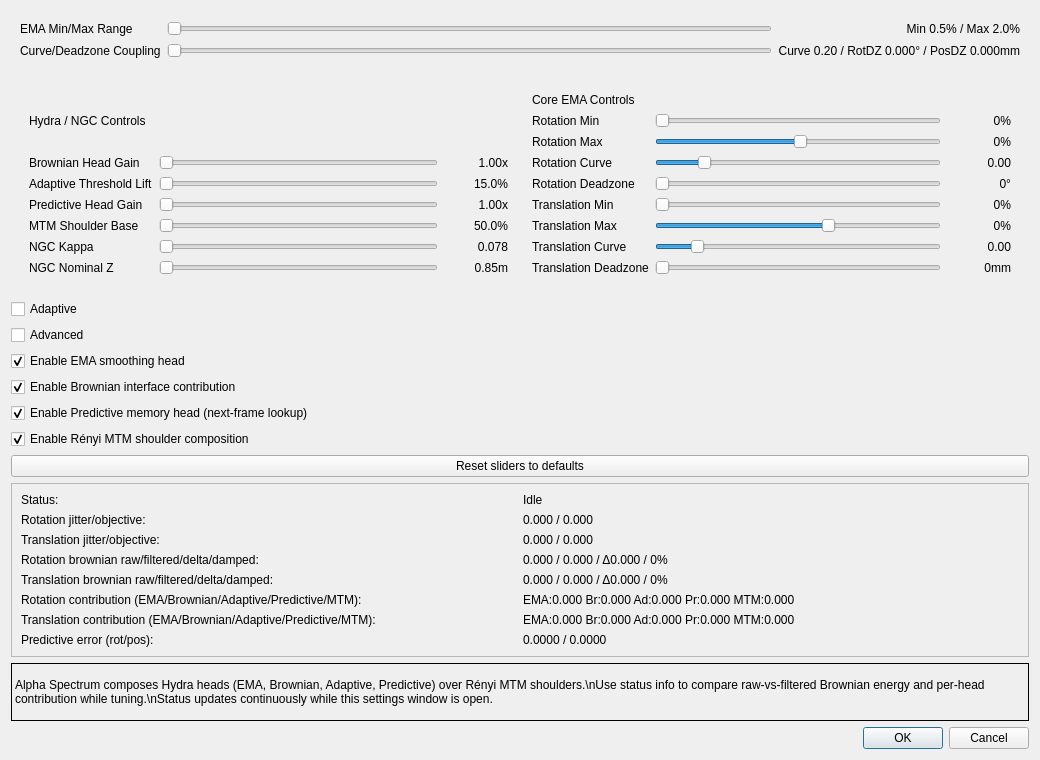
<?xml version="1.0" encoding="UTF-8"?>
<ui version="4.0">
 <class>UICdialog_alpha_spectrum</class>
 <widget class="QWidget" name="UICdialog_alpha_spectrum">
  <property name="windowModality">
   <enum>Qt::NonModal</enum>
  </property>
  <property name="geometry">
   <rect>
    <x>0</x>
    <y>0</y>
    <width>1040</width>
    <height>760</height>
   </rect>
  </property>
  <property name="sizePolicy">
   <sizepolicy hsizetype="Fixed" vsizetype="Fixed">
    <horstretch>0</horstretch>
    <verstretch>0</verstretch>
   </sizepolicy>
  </property>
  <property name="windowTitle">
   <string>Alpha Spectrum filter settings</string>
  </property>
  <property name="windowIcon">
   <iconset resource="../gui/opentrack-res.qrc">
    <normaloff>:/images/filter-16.png</normaloff>:/images/filter-16.png</iconset>
  </property>
  <layout class="QVBoxLayout" name="verticalLayout">
  <item>
   <widget class="QFrame" name="simple_controls_frame">
    <layout class="QGridLayout" name="simple_controls_layout">
     <item row="0" column="0">
      <widget class="QLabel" name="simple_alpha_text">
       <property name="text">
        <string>EMA Min/Max Range</string>
       </property>
      </widget>
     </item>
     <item row="0" column="1">
      <widget class="QSlider" name="simple_alpha_slider">
       <property name="maximum">
        <number>10000</number>
       </property>
       <property name="singleStep">
        <number>10</number>
       </property>
       <property name="pageStep">
        <number>100</number>
       </property>
       <property name="orientation">
        <enum>Qt::Horizontal</enum>
       </property>
      </widget>
     </item>
     <item row="0" column="2">
      <widget class="QLabel" name="simple_alpha_label">
       <property name="minimumSize">
        <size>
         <width>200</width>
         <height>0</height>
        </size>
       </property>
       <property name="alignment">
        <set>Qt::AlignRight|Qt::AlignVCenter</set>
       </property>
       <property name="text">
        <string>Min 0.5% / Max 2.0%</string>
       </property>
      </widget>
     </item>
     <item row="1" column="0">
      <widget class="QLabel" name="simple_shape_text">
       <property name="text">
        <string>Curve/Deadzone Coupling</string>
       </property>
      </widget>
     </item>
     <item row="1" column="1">
      <widget class="QSlider" name="simple_shape_slider">
       <property name="maximum">
        <number>10000</number>
       </property>
       <property name="singleStep">
        <number>10</number>
       </property>
       <property name="pageStep">
        <number>100</number>
       </property>
       <property name="orientation">
        <enum>Qt::Horizontal</enum>
       </property>
      </widget>
     </item>
     <item row="1" column="2">
      <widget class="QLabel" name="simple_shape_label">
       <property name="minimumSize">
        <size>
         <width>200</width>
         <height>0</height>
        </size>
       </property>
       <property name="alignment">
        <set>Qt::AlignRight|Qt::AlignVCenter</set>
       </property>
       <property name="text">
        <string>Curve 0.20 / RotDZ 0.000° / PosDZ 0.000mm</string>
       </property>
      </widget>
     </item>
    </layout>
   </widget>
  </item>
  <item>
   <widget class="QFrame" name="controls_frame">
    <layout class="QHBoxLayout" name="controls_layout">
    <item>
     <widget class="QFrame" name="advanced_heads_frame">
      <layout class="QGridLayout" name="advanced_heads_layout">
      <item row="0" column="0" colspan="3">
       <widget class="QLabel" name="advanced_column_title">
        <property name="text">
        <string>Hydra / NGC Controls</string>
        </property>
       </widget>
      </item>
      <item row="1" column="0"><widget class="QLabel" name="brownian_gain_text"><property name="text"><string>Brownian Head Gain</string></property></widget></item>
      <item row="1" column="1"><widget class="QSlider" name="brownian_gain_slider"><property name="maximum"><number>20000</number></property><property name="singleStep"><number>20</number></property><property name="pageStep"><number>200</number></property><property name="orientation"><enum>Qt::Horizontal</enum></property></widget></item>
      <item row="1" column="2"><widget class="QLabel" name="brownian_gain_label"><property name="minimumSize"><size><width>64</width><height>0</height></size></property><property name="text"><string>1.00x</string></property><property name="alignment"><set>Qt::AlignRight|Qt::AlignVCenter</set></property></widget></item>
      <item row="2" column="0"><widget class="QLabel" name="adaptive_threshold_text"><property name="text"><string>Adaptive Threshold Lift</string></property></widget></item>
      <item row="2" column="1"><widget class="QSlider" name="adaptive_threshold_slider"><property name="maximum"><number>6000</number></property><property name="singleStep"><number>10</number></property><property name="pageStep"><number>100</number></property><property name="orientation"><enum>Qt::Horizontal</enum></property></widget></item>
      <item row="2" column="2"><widget class="QLabel" name="adaptive_threshold_label"><property name="minimumSize"><size><width>64</width><height>0</height></size></property><property name="text"><string>15.0%</string></property><property name="alignment"><set>Qt::AlignRight|Qt::AlignVCenter</set></property></widget></item>
      <item row="3" column="0"><widget class="QLabel" name="predictive_gain_text"><property name="text"><string>Predictive Head Gain</string></property></widget></item>
      <item row="3" column="1"><widget class="QSlider" name="predictive_gain_slider"><property name="maximum"><number>20000</number></property><property name="singleStep"><number>20</number></property><property name="pageStep"><number>200</number></property><property name="orientation"><enum>Qt::Horizontal</enum></property></widget></item>
      <item row="3" column="2"><widget class="QLabel" name="predictive_gain_label"><property name="minimumSize"><size><width>64</width><height>0</height></size></property><property name="text"><string>1.00x</string></property><property name="alignment"><set>Qt::AlignRight|Qt::AlignVCenter</set></property></widget></item>
      <item row="4" column="0"><widget class="QLabel" name="mtm_shoulder_text"><property name="text"><string>MTM Shoulder Base</string></property></widget></item>
      <item row="4" column="1"><widget class="QSlider" name="mtm_shoulder_slider"><property name="maximum"><number>10000</number></property><property name="singleStep"><number>10</number></property><property name="pageStep"><number>100</number></property><property name="orientation"><enum>Qt::Horizontal</enum></property></widget></item>
      <item row="4" column="2"><widget class="QLabel" name="mtm_shoulder_label"><property name="minimumSize"><size><width>64</width><height>0</height></size></property><property name="text"><string>50.0%</string></property><property name="alignment"><set>Qt::AlignRight|Qt::AlignVCenter</set></property></widget></item>
      <item row="5" column="0"><widget class="QLabel" name="ngc_kappa_text"><property name="text"><string>NGC Kappa</string></property></widget></item>
      <item row="5" column="1"><widget class="QSlider" name="ngc_kappa_slider"><property name="maximum"><number>3000</number></property><property name="singleStep"><number>5</number></property><property name="pageStep"><number>50</number></property><property name="orientation"><enum>Qt::Horizontal</enum></property></widget></item>
      <item row="5" column="2"><widget class="QLabel" name="ngc_kappa_label"><property name="minimumSize"><size><width>64</width><height>0</height></size></property><property name="text"><string>0.078</string></property><property name="alignment"><set>Qt::AlignRight|Qt::AlignVCenter</set></property></widget></item>
      <item row="6" column="0"><widget class="QLabel" name="ngc_nominal_z_text"><property name="text"><string>NGC Nominal Z</string></property></widget></item>
      <item row="6" column="1"><widget class="QSlider" name="ngc_nominal_z_slider"><property name="maximum"><number>17000</number></property><property name="singleStep"><number>20</number></property><property name="pageStep"><number>200</number></property><property name="orientation"><enum>Qt::Horizontal</enum></property></widget></item>
      <item row="6" column="2"><widget class="QLabel" name="ngc_nominal_z_label"><property name="minimumSize"><size><width>64</width><height>0</height></size></property><property name="text"><string>0.85m</string></property><property name="alignment"><set>Qt::AlignRight|Qt::AlignVCenter</set></property></widget></item>
      </layout>
     </widget>
    </item>
    <item>
     <widget class="QFrame" name="frame">
      <layout class="QGridLayout" name="gridLayout">
      <item row="0" column="0" colspan="3"><widget class="QLabel" name="core_column_title"><property name="text"><string>Core EMA Controls</string></property></widget></item>
      <item row="1" column="0"><widget class="QLabel" name="rot_min_text"><property name="text"><string>Rotation Min</string></property></widget></item>
      <item row="1" column="1"><widget class="QSlider" name="rot_min_slider"><property name="maximum"><number>3950</number></property><property name="singleStep"><number>10</number></property><property name="pageStep"><number>100</number></property><property name="orientation"><enum>Qt::Horizontal</enum></property></widget></item>
      <item row="1" column="2"><widget class="QLabel" name="rot_min_label"><property name="minimumSize"><size><width>64</width><height>0</height></size></property><property name="text"><string>0%</string></property><property name="alignment"><set>Qt::AlignRight|Qt::AlignVCenter</set></property></widget></item>
      <item row="2" column="0"><widget class="QLabel" name="rot_max_text"><property name="text"><string>Rotation Max</string></property></widget></item>
      <item row="2" column="1"><widget class="QSlider" name="rot_max_slider"><property name="maximum"><number>9800</number></property><property name="singleStep"><number>10</number></property><property name="pageStep"><number>100</number></property><property name="value"><number>5000</number></property><property name="orientation"><enum>Qt::Horizontal</enum></property></widget></item>
      <item row="2" column="2"><widget class="QLabel" name="rot_max_label"><property name="minimumSize"><size><width>64</width><height>0</height></size></property><property name="text"><string>0%</string></property><property name="alignment"><set>Qt::AlignRight|Qt::AlignVCenter</set></property></widget></item>
      <item row="3" column="0"><widget class="QLabel" name="rot_curve_text"><property name="text"><string>Rotation Curve</string></property></widget></item>
      <item row="3" column="1"><widget class="QSlider" name="rot_curve_slider"><property name="maximum"><number>7800</number></property><property name="singleStep"><number>10</number></property><property name="pageStep"><number>100</number></property><property name="value"><number>1200</number></property><property name="orientation"><enum>Qt::Horizontal</enum></property></widget></item>
      <item row="3" column="2"><widget class="QLabel" name="rot_curve_label"><property name="minimumSize"><size><width>64</width><height>0</height></size></property><property name="text"><string>0.00</string></property><property name="alignment"><set>Qt::AlignRight|Qt::AlignVCenter</set></property></widget></item>
      <item row="4" column="0"><widget class="QLabel" name="rot_deadzone_text"><property name="text"><string>Rotation Deadzone</string></property></widget></item>
      <item row="4" column="1"><widget class="QSlider" name="rot_deadzone_slider"><property name="maximum"><number>3000</number></property><property name="singleStep"><number>10</number></property><property name="pageStep"><number>100</number></property><property name="orientation"><enum>Qt::Horizontal</enum></property></widget></item>
      <item row="4" column="2"><widget class="QLabel" name="rot_deadzone_label"><property name="minimumSize"><size><width>64</width><height>0</height></size></property><property name="text"><string>0°</string></property><property name="alignment"><set>Qt::AlignRight|Qt::AlignVCenter</set></property></widget></item>
      <item row="5" column="0"><widget class="QLabel" name="pos_min_text"><property name="text"><string>Translation Min</string></property></widget></item>
      <item row="5" column="1"><widget class="QSlider" name="pos_min_slider"><property name="maximum"><number>3950</number></property><property name="singleStep"><number>10</number></property><property name="pageStep"><number>100</number></property><property name="orientation"><enum>Qt::Horizontal</enum></property></widget></item>
      <item row="5" column="2"><widget class="QLabel" name="pos_min_label"><property name="minimumSize"><size><width>64</width><height>0</height></size></property><property name="text"><string>0%</string></property><property name="alignment"><set>Qt::AlignRight|Qt::AlignVCenter</set></property></widget></item>
      <item row="6" column="0"><widget class="QLabel" name="pos_max_text"><property name="text"><string>Translation Max</string></property></widget></item>
      <item row="6" column="1"><widget class="QSlider" name="pos_max_slider"><property name="maximum"><number>9800</number></property><property name="singleStep"><number>10</number></property><property name="pageStep"><number>100</number></property><property name="value"><number>6000</number></property><property name="orientation"><enum>Qt::Horizontal</enum></property></widget></item>
      <item row="6" column="2"><widget class="QLabel" name="pos_max_label"><property name="minimumSize"><size><width>64</width><height>0</height></size></property><property name="text"><string>0%</string></property><property name="alignment"><set>Qt::AlignRight|Qt::AlignVCenter</set></property></widget></item>
      <item row="7" column="0"><widget class="QLabel" name="pos_curve_text"><property name="text"><string>Translation Curve</string></property></widget></item>
      <item row="7" column="1"><widget class="QSlider" name="pos_curve_slider"><property name="maximum"><number>7800</number></property><property name="singleStep"><number>10</number></property><property name="pageStep"><number>100</number></property><property name="value"><number>1000</number></property><property name="orientation"><enum>Qt::Horizontal</enum></property></widget></item>
      <item row="7" column="2"><widget class="QLabel" name="pos_curve_label"><property name="minimumSize"><size><width>64</width><height>0</height></size></property><property name="text"><string>0.00</string></property><property name="alignment"><set>Qt::AlignRight|Qt::AlignVCenter</set></property></widget></item>
      <item row="8" column="0"><widget class="QLabel" name="pos_deadzone_text"><property name="text"><string>Translation Deadzone</string></property></widget></item>
      <item row="8" column="1"><widget class="QSlider" name="pos_deadzone_slider"><property name="maximum"><number>20000</number></property><property name="singleStep"><number>20</number></property><property name="pageStep"><number>200</number></property><property name="orientation"><enum>Qt::Horizontal</enum></property></widget></item>
      <item row="8" column="2"><widget class="QLabel" name="pos_deadzone_label"><property name="minimumSize"><size><width>64</width><height>0</height></size></property><property name="text"><string>0mm</string></property><property name="alignment"><set>Qt::AlignRight|Qt::AlignVCenter</set></property></widget></item>
      </layout>
     </widget>
    </item>
    </layout>
   </widget>
  </item>
    <item>
     <widget class="QCheckBox" name="adaptive_mode_check">
      <property name="text">
      <string>Adaptive</string>
      </property>
      <property name="checked">
      <bool>false</bool>
      </property>
     </widget>
    </item>
    <item>
     <widget class="QCheckBox" name="advanced_mode_check">
      <property name="text">
       <string>Advanced</string>
      </property>
      <property name="checked">
       <bool>false</bool>
      </property>
     </widget>
    </item>
    <item>
     <widget class="QCheckBox" name="ema_enabled_check">
      <property name="text">
       <string>Enable EMA smoothing head</string>
      </property>
      <property name="checked">
       <bool>true</bool>
      </property>
     </widget>
    </item>
    <item>
     <widget class="QCheckBox" name="brownian_enabled_check">
      <property name="text">
       <string>Enable Brownian interface contribution</string>
      </property>
      <property name="checked">
       <bool>true</bool>
      </property>
     </widget>
    </item>
    <item>
     <widget class="QCheckBox" name="predictive_enabled_check">
      <property name="text">
       <string>Enable Predictive memory head (next-frame lookup)</string>
      </property>
      <property name="checked">
       <bool>true</bool>
      </property>
     </widget>
    </item>
    <item>
     <widget class="QCheckBox" name="mtm_enabled_check">
      <property name="text">
       <string>Enable Rényi MTM shoulder composition</string>
      </property>
      <property name="checked">
       <bool>true</bool>
      </property>
     </widget>
    </item>
    <item>
     <widget class="QPushButton" name="reset_defaults_button">
      <property name="text">
      <string>Reset sliders to defaults</string>
      </property>
     </widget>
    </item>
    <item>
    <widget class="QFrame" name="status_frame">
      <property name="frameShape">
      <enum>QFrame::StyledPanel</enum>
      </property>
      <layout class="QGridLayout" name="status_layout">
      <item row="0" column="0">
       <widget class="QLabel" name="status_text">
        <property name="text">
        <string>Status:</string>
        </property>
       </widget>
      </item>
      <item row="0" column="1">
       <widget class="QLabel" name="status_value">
        <property name="text">
        <string>Idle</string>
        </property>
       </widget>
      </item>
      <item row="1" column="0">
       <widget class="QLabel" name="info_rot_text">
        <property name="text">
        <string>Rotation jitter/objective:</string>
        </property>
       </widget>
      </item>
      <item row="1" column="1">
       <widget class="QLabel" name="info_rot_value">
        <property name="text">
        <string>0.000 / 0.000</string>
        </property>
       </widget>
      </item>
      <item row="2" column="0">
       <widget class="QLabel" name="info_pos_text">
        <property name="text">
        <string>Translation jitter/objective:</string>
        </property>
       </widget>
      </item>
      <item row="2" column="1">
       <widget class="QLabel" name="info_pos_value">
        <property name="text">
        <string>0.000 / 0.000</string>
        </property>
       </widget>
      </item>
      <item row="3" column="0">
       <widget class="QLabel" name="info_rot_brownian_text">
        <property name="text">
        <string>Rotation brownian raw/filtered/delta/damped:</string>
        </property>
       </widget>
      </item>
      <item row="3" column="1">
       <widget class="QLabel" name="info_rot_brownian_value">
        <property name="text">
        <string>0.000 / 0.000 / Δ0.000 / 0%</string>
        </property>
       </widget>
      </item>
      <item row="4" column="0">
       <widget class="QLabel" name="info_pos_brownian_text">
        <property name="text">
        <string>Translation brownian raw/filtered/delta/damped:</string>
        </property>
       </widget>
      </item>
      <item row="4" column="1">
       <widget class="QLabel" name="info_pos_brownian_value">
        <property name="text">
        <string>0.000 / 0.000 / Δ0.000 / 0%</string>
        </property>
       </widget>
      </item>
      <item row="5" column="0">
       <widget class="QLabel" name="info_rot_contrib_text">
        <property name="text">
        <string>Rotation contribution (EMA/Brownian/Adaptive/Predictive/MTM):</string>
        </property>
       </widget>
      </item>
      <item row="5" column="1">
       <widget class="QLabel" name="info_rot_contrib_value">
        <property name="text">
        <string>EMA:0.000 Br:0.000 Ad:0.000 Pr:0.000 MTM:0.000</string>
        </property>
       </widget>
      </item>
      <item row="6" column="0">
       <widget class="QLabel" name="info_pos_contrib_text">
        <property name="text">
        <string>Translation contribution (EMA/Brownian/Adaptive/Predictive/MTM):</string>
        </property>
       </widget>
      </item>
      <item row="6" column="1">
       <widget class="QLabel" name="info_pos_contrib_value">
        <property name="text">
        <string>EMA:0.000 Br:0.000 Ad:0.000 Pr:0.000 MTM:0.000</string>
        </property>
       </widget>
      </item>
      <item row="7" column="0">
       <widget class="QLabel" name="info_predictive_error_text">
        <property name="text">
         <string>Predictive error (rot/pos):</string>
        </property>
       </widget>
      </item>
      <item row="7" column="1">
       <widget class="QLabel" name="info_predictive_error_value">
        <property name="text">
         <string>0.0000 / 0.0000</string>
        </property>
       </widget>
      </item>
      </layout>
     </widget>
    </item>
   <item>
    <widget class="QLabel" name="help_label">
     <property name="frameShape">
      <enum>QFrame::Box</enum>
     </property>
     <property name="text">
      <string>Alpha Spectrum composes Hydra heads (EMA, Brownian, Adaptive, Predictive) over Rényi MTM shoulders.\nUse status info to compare raw-vs-filtered Brownian energy and per-head contribution while tuning.\nStatus updates continuously while this settings window is open.</string>
     </property>
     <property name="wordWrap">
      <bool>true</bool>
     </property>
     <property name="margin">
      <number>5</number>
     </property>
    </widget>
   </item>
   <item>
    <widget class="QDialogButtonBox" name="buttonBox">
     <property name="standardButtons">
      <set>QDialogButtonBox::Cancel|QDialogButtonBox::Ok</set>
     </property>
    </widget>
   </item>
  </layout>
 </widget>
 <resources>
  <include location="../gui/opentrack-res.qrc"/>
 </resources>
 <connections/>
</ui>
